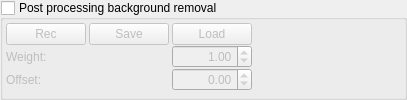
                <widget class="QGroupBox" name="groupBox_postProcessBackgroundRemoval">
                 <property name="title">
                  <string>Post processing background removal</string>
                 </property>
                 <property name="checkable">
                  <bool>true</bool>
                 </property>
                 <property name="checked">
                  <bool>false</bool>
                 </property>
                 <layout class="QHBoxLayout" name="horizontalLayout_38">
                  <property name="spacing">
                   <number>3</number>
                  </property>
                  <property name="leftMargin">
                   <number>3</number>
                  </property>
                  <property name="topMargin">
                   <number>3</number>
                  </property>
                  <property name="rightMargin">
                   <number>3</number>
                  </property>
                  <property name="bottomMargin">
                   <number>3</number>
                  </property>
                  <item>
                   <layout class="QVBoxLayout" name="verticalLayout_21">
                    <property name="spacing">
                     <number>0</number>
                    </property>
                    <item>
                     <layout class="QHBoxLayout" name="horizontalLayout_36">
                      <property name="spacing">
                       <number>3</number>
                      </property>
                      <item>
                       <widget class="QPushButton" name="pushButton_postProcRec">
                        <property name="sizePolicy">
                         <sizepolicy hsizetype="Maximum" vsizetype="Fixed">
                          <horstretch>0</horstretch>
                          <verstretch>0</verstretch>
                         </sizepolicy>
                        </property>
                        <property name="minimumSize">
                         <size>
                          <width>45</width>
                          <height>0</height>
                         </size>
                        </property>
                        <property name="text">
                         <string>Rec</string>
                        </property>
                       </widget>
                      </item>
                      <item>
                       <widget class="QPushButton" name="pushButton_postProcSave">
                        <property name="sizePolicy">
                         <sizepolicy hsizetype="Maximum" vsizetype="Fixed">
                          <horstretch>0</horstretch>
                          <verstretch>0</verstretch>
                         </sizepolicy>
                        </property>
                        <property name="minimumSize">
                         <size>
                          <width>45</width>
                          <height>0</height>
                         </size>
                        </property>
                        <property name="text">
                         <string>Save</string>
                        </property>
                       </widget>
                      </item>
                      <item>
                       <widget class="QPushButton" name="pushButton_postProcLoad">
                        <property name="sizePolicy">
                         <sizepolicy hsizetype="Maximum" vsizetype="Fixed">
                          <horstretch>0</horstretch>
                          <verstretch>0</verstretch>
                         </sizepolicy>
                        </property>
                        <property name="minimumSize">
                         <size>
                          <width>45</width>
                          <height>0</height>
                         </size>
                        </property>
                        <property name="text">
                         <string>Load</string>
                        </property>
                       </widget>
                      </item>
                     </layout>
                    </item>
                    <item>
                     <layout class="QHBoxLayout" name="horizontalLayout_35">
                      <item>
                       <widget class="QLabel" name="label_8">
                        <property name="sizePolicy">
                         <sizepolicy hsizetype="Preferred" vsizetype="Preferred">
                          <horstretch>0</horstretch>
                          <verstretch>0</verstretch>
                         </sizepolicy>
                        </property>
                        <property name="text">
                         <string>Weight: </string>
                        </property>
                       </widget>
                      </item>
                      <item>
                       <spacer name="horizontalSpacer_13">
                        <property name="orientation">
                         <enum>Qt::Horizontal</enum>
                        </property>
                        <property name="sizeType">
                         <enum>QSizePolicy::Expanding</enum>
                        </property>
                        <property name="sizeHint" stdset="0">
                         <size>
                          <width>40</width>
                          <height>20</height>
                         </size>
                        </property>
                       </spacer>
                      </item>
                      <item>
                       <widget class="QDoubleSpinBox" name="doubleSpinBox_postProcessBackgroundWeight">
                        <property name="sizePolicy">
                         <sizepolicy hsizetype="Fixed" vsizetype="Fixed">
                          <horstretch>0</horstretch>
                          <verstretch>0</verstretch>
                         </sizepolicy>
                        </property>
                        <property name="minimumSize">
                         <size>
                          <width>80</width>
                          <height>0</height>
                         </size>
                        </property>
                        <property name="maximumSize">
                         <size>
                          <width>80</width>
                          <height>16777215</height>
                         </size>
                        </property>
                        <property name="alignment">
                         <set>Qt::AlignRight|Qt::AlignTrailing|Qt::AlignVCenter</set>
                        </property>
                        <property name="maximum">
                         <double>1000.000000000000000</double>
                        </property>
                        <property name="singleStep">
                         <double>0.010000000000000</double>
                        </property>
                        <property name="value">
                         <double>1.000000000000000</double>
                        </property>
                       </widget>
                      </item>
                     </layout>
                    </item>
                    <item>
                     <layout class="QHBoxLayout" name="horizontalLayout_37">
                      <item>
                       <widget class="QLabel" name="label_9">
                        <property name="sizePolicy">
                         <sizepolicy hsizetype="Preferred" vsizetype="Preferred">
                          <horstretch>0</horstretch>
                          <verstretch>0</verstretch>
                         </sizepolicy>
                        </property>
                        <property name="text">
                         <string>Offset: </string>
                        </property>
                       </widget>
                      </item>
                      <item>
                       <spacer name="horizontalSpacer_12">
                        <property name="orientation">
                         <enum>Qt::Horizontal</enum>
                        </property>
                        <property name="sizeType">
                         <enum>QSizePolicy::Expanding</enum>
                        </property>
                        <property name="sizeHint" stdset="0">
                         <size>
                          <width>40</width>
                          <height>20</height>
                         </size>
                        </property>
                       </spacer>
                      </item>
                      <item>
                       <widget class="QDoubleSpinBox" name="doubleSpinBox_postProcessBackgroundOffset">
                        <property name="sizePolicy">
                         <sizepolicy hsizetype="Fixed" vsizetype="Fixed">
                          <horstretch>0</horstretch>
                          <verstretch>0</verstretch>
                         </sizepolicy>
                        </property>
                        <property name="minimumSize">
                         <size>
                          <width>80</width>
                          <height>0</height>
                         </size>
                        </property>
                        <property name="maximumSize">
                         <size>
                          <width>80</width>
                          <height>16777215</height>
                         </size>
                        </property>
                        <property name="alignment">
                         <set>Qt::AlignRight|Qt::AlignTrailing|Qt::AlignVCenter</set>
                        </property>
                        <property name="minimum">
                         <double>-1000.000000000000000</double>
                        </property>
                        <property name="maximum">
                         <double>1000.000000000000000</double>
                        </property>
                        <property name="singleStep">
                         <double>0.010000000000000</double>
                        </property>
                       </widget>
                      </item>
                     </layout>
                    </item>
                   </layout>
                  </item>
                  <item>
                   <widget class="MiniCurvePlot" name="widget_postProcessBackgroundPlot" native="true">
                    <property name="sizePolicy">
                     <sizepolicy hsizetype="Expanding" vsizetype="Expanding">
                      <horstretch>0</horstretch>
                      <verstretch>0</verstretch>
                     </sizepolicy>
                    </property>
                    <property name="minimumSize">
                     <size>
                      <width>146</width>
                      <height>0</height>
                     </size>
                    </property>
                    <property name="maximumSize">
                     <size>
                      <width>146</width>
                      <height>16777215</height>
                     </size>
                    </property>
                   </widget>
                  </item>
                 </layout>
                </widget>
